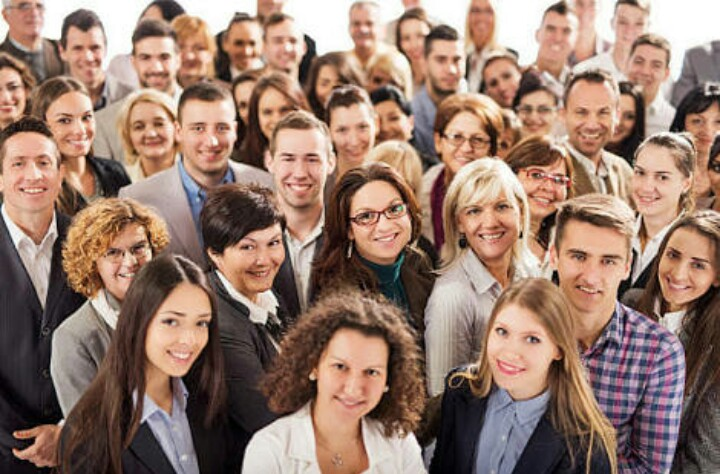
#> input picture IMG_20171205_165629.jpg, 720 x 474 px
$ python face_glasses.py
#> lines starting #> are read from the running program, lines starting #| are printed output that depends on the picture
import cv2
import numpy as np


#img = cv2.imread('IMG_20171205_163456.jpg')
#img = cv2.imread('IMG_20171205_165615.jpg')
#img = cv2.imread('IMG_20171205_171122.jpg')
img = cv2.imread('IMG_20171205_165629.jpg')
#> img is the input picture: shape (474, 720, 3); mean B, G, R 109.2, 123.2, 151.1

RGB_img = cv2.cvtColor(img, cv2.COLOR_BGR2RGB)
gray_img = cv2.cvtColor(img, cv2.COLOR_BGR2GRAY)
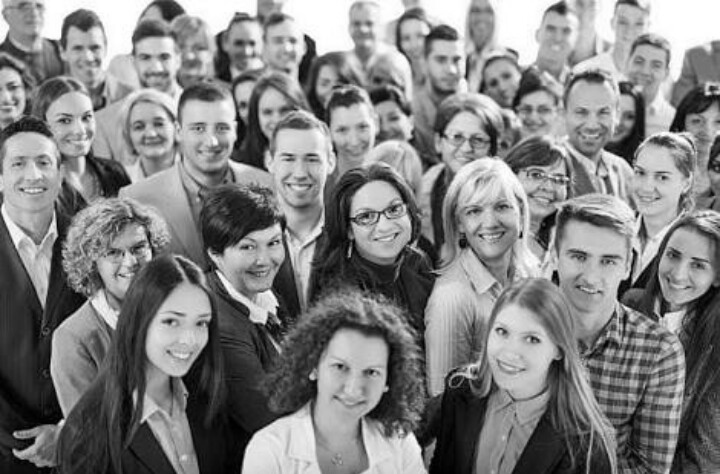
#> gray_img: shape (474, 720); min 0, max 255, mean 129.9

# Detect the face in the image
haar_face_cascade = cv2.CascadeClassifier('haarcascade_frontalface_default.xml')
haar_eye_cascade = cv2.CascadeClassifier('haarcascade_eye.xml')

faces = haar_face_cascade.detectMultiScale(gray_img, scaleFactor=1.1, minNeighbors=8);
#> faces = 26 rows, first 6: [536, 14, 43, 43], [510, 90, 51, 51], [262, 23, 48, 48], [251, 92, 49, 49], [62, 29, 51, 51], [424, 41, 51, 51]
#eyes=haar_eye_cascade.detectMultiScale(gray_img)
count=0
# Loop in all detected faces - in our case it is only one
#for i in range(1,5):
        #for (x,y,w,h) in faces:
for (i, (x, y, w, h)) in enumerate(faces):
#for (i, (x, y, w, h)) in faces:
                cv2.rectangle(RGB_img,(x,y),(x+w,y+h),(255,0,0), 5)
                eyes=haar_eye_cascade.detectMultiScale(gray_img)
                for(ex,ey,ew,eh) in eyes:
                  cv2.rectangle(RGB_img,(ex,ey),(ex+ew,ey+eh),(0,255,0),2)
                cv2.putText(RGB_img, "Fe #{}".format(i + 1), (x, y - 10),
		cv2.FONT_HERSHEY_SIMPLEX, 0.55, (0, 0, 255), 2)


                count=count+1
#> this loop made 26 passes
#> (x, y, w, h) on passes 1 to 12: (536, 14, 43, 43), (510, 90, 51, 51), (262, 23, 48, 48), (251, 92, 49, 49), (62, 29, 51, 51), (424, 41, 51, 51), (620, 43, 53, 53), (125, 36, 58, 58), (45, 96, 61, 61), (439, 118, 55, 55), (622, 153, 60, 60), (234, 223, 59, 59)
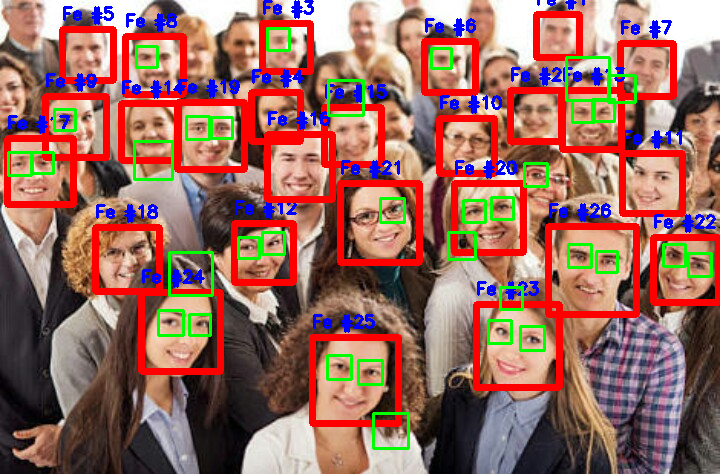
#> RGB_img: shape (474, 720, 3); mean R, G, B 152.2, 106.3, 96.3
#> after the loop, count = 26


print("total:", count)
#| total: 26
cv2.imshow("Faces",RGB_img)
cv2.waitKey(0)
